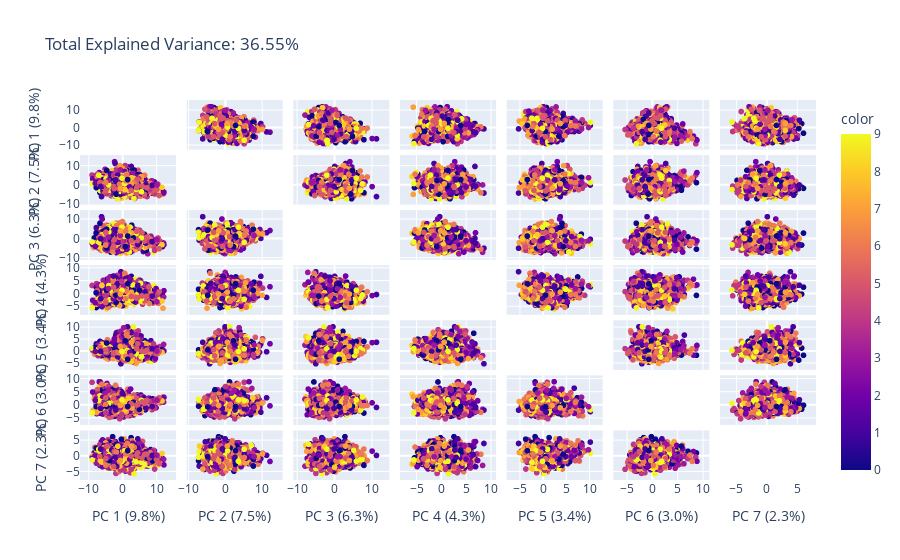

The notebook cell this image was saved under:
### Code cell
pca = PCA(n_components = 7)
components = pca.fit_transform(normFeatDf[features])
labels = {
    str(i): f"PC {i+1} ({var:.1f}%)"
    for i, var in enumerate(pca.explained_variance_ratio_ * 100)
}

total_var = pca.explained_variance_ratio_.sum() * 100

fig = px.scatter_matrix(
    components,
    labels=labels,
    dimensions=range(7),
    color=featDf.int_group,
    title=f'Total Explained Variance: {total_var:.2f}%',
)
fig.update_traces(diagonal_visible=False)
fig.show()

### Figure 1 — Plotly figure (JSON) as saved in the notebook; plotly's stock layout.template omitted (floating-point values rounded to 4 significant figures; data arrays with more than 128 entries replaced by an {"elided": "..."} marker saying what was removed)
{"data": [{"diagonal": {"visible": false}, "dimensions": [{"axis": {"matches": true}, "label": "PC 1 (9.8%)", "values": {"elided": "3640 float values"}}, {"axis": {"matches": true}, "label": "PC 2 (7.5%)", "values": {"elided": "3640 float values"}}, {"axis": {"matches": true}, "label": "PC 3 (6.3%)", "values": {"elided": "3640 float values"}}, {"axis": {"matches": true}, "label": "PC 4 (4.3%)", "values": {"elided": "3640 float values"}}, {"axis": {"matches": true}, "label": "PC 5 (3.4%)", "values": {"elided": "3640 float values"}}, {"axis": {"matches": true}, "label": "PC 6 (3.0%)", "values": {"elided": "3640 float values"}}, {"axis": {"matches": true}, "label": "PC 7 (2.3%)", "values": {"elided": "3640 float values"}}], "hovertemplate": "%{xaxis.title.text}=%{x}<br>%{yaxis.title.text}=%{y}<br>color=%{marker.color}<extra></extra>", "legendgroup": "", "marker": {"color": {"elided": "3640 int values"}, "coloraxis": "coloraxis", "symbol": "circle"}, "name": "", "showlegend": false, "type": "splom"}], "layout": {"coloraxis": {"colorbar": {"title": {"text": "color"}}, "colorscale": [[0, "#0d0887"], [0.1111, "#46039f"], [0.2222, "#7201a8"], [0.3333, "#9c179e"], [0.4444, "#bd3786"], [0.5556, "#d8576b"], [0.6667, "#ed7953"], [0.7778, "#fb9f3a"], [0.8889, "#fdca26"], [1, "#f0f921"]]}, "dragmode": "select", "legend": {"tracegroupgap": 0}, "title": {"text": "Total Explained Variance: 36.55%"}}}
